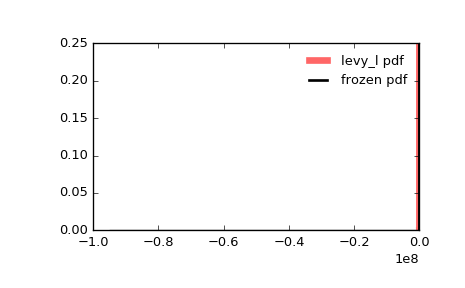

Source code (Python):
from scipy.stats import levy_l
import matplotlib.pyplot as plt
fig, ax = plt.subplots(1, 1)

# Calculate a few first moments:

mean, var, skew, kurt = levy_l.stats(moments='mvsk')

# Display the probability density function (``pdf``):

x = np.linspace(levy_l.ppf(0.01),
                levy_l.ppf(0.99), 100)
ax.plot(x, levy_l.pdf(x),
       'r-', lw=5, alpha=0.6, label='levy_l pdf')

# Alternatively, the distribution object can be called (as a function)
# to fix the shape, location and scale parameters. This returns a "frozen"
# RV object holding the given parameters fixed.

# Freeze the distribution and display the frozen ``pdf``:

rv = levy_l()
ax.plot(x, rv.pdf(x), 'k-', lw=2, label='frozen pdf')

# Check accuracy of ``cdf`` and ``ppf``:

vals = levy_l.ppf([0.001, 0.5, 0.999])
np.allclose([0.001, 0.5, 0.999], levy_l.cdf(vals))
# True

# Generate random numbers:

r = levy_l.rvs(size=1000)

# And compare the histogram:

ax.hist(r, normed=True, histtype='stepfilled', alpha=0.2)
ax.legend(loc='best', frameon=False)
plt.show()
